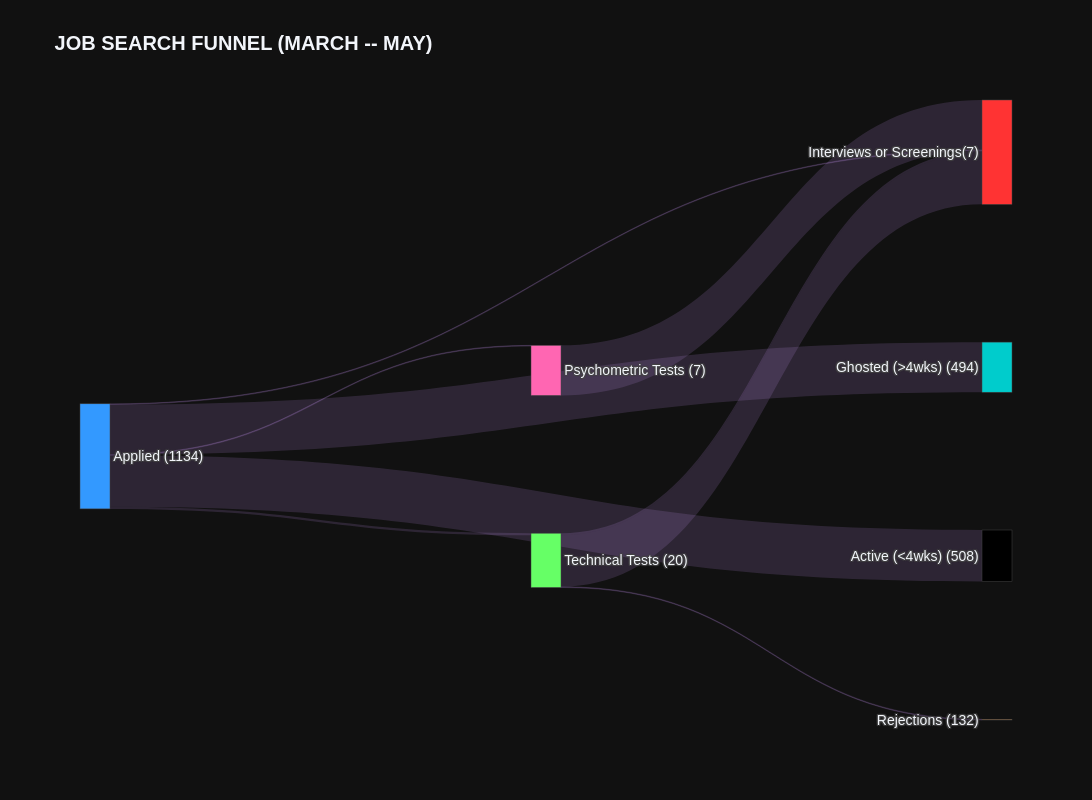

The notebook cell saved with this chart:
### Code cell
import plotly.graph_objects as go
from datetime import datetime, timedelta

# 1. AGGRESSIVE CLEANING & VERIFICATION
# We only count an interview if it has a valid platform or type assigned
verified_funnel = all_applications.mutate(
    # Ensure we are checking lowercase strings for 'none'
    is_valid_interview = (
        (all_applications.has_interview == 1)
    ).cast('int8')
).group_by(["company_clean", "role_clean"]).aggregate(
    has_p_test = all_applications.has_p_test.max(),
    has_t_test = all_applications.has_t_test.max(),
    # Use the new verification flag
    has_interview = _.is_valid_interview.max(), 
    is_rejected = all_applications.is_rejected.max(),
    first_date = all_applications.first_applied_date.min()
)

# 2. CALCULATE VOLUMES
n_total = verified_funnel.count().to_pandas()
n_t_test  = verified_funnel.filter(verified_funnel.has_t_test == 1).count().to_pandas()
n_p_test  = verified_funnel.filter(verified_funnel.has_p_test == 1).count().to_pandas()
n_int   = verified_funnel.filter(verified_funnel.has_interview == 1).count().to_pandas()
n_rej   = verified_funnel.filter(verified_funnel.is_rejected == 1).count().to_pandas()

# Balanced Rejection Splits
rej_after_int = verified_funnel.filter((verified_funnel.has_interview == 1) & (verified_funnel.is_rejected == 1)).count().to_pandas()
rej_after_test = verified_funnel.filter(((verified_funnel.has_t_test == 1) | (verified_funnel.has_p_test == 1)) & (verified_funnel.has_interview == 0) & (verified_funnel.is_rejected == 1)).count().to_pandas()
rej_initial = n_rej - rej_after_int - rej_after_test

# Ghosted/Active Logic (3-week rule)
today_dt = datetime(2026, 5, 10)
ghost_cutoff = today_dt - timedelta(days=21)

# Line 36 should look like this:
n_gho = (
    verified_funnel
    .filter([
        verified_funnel.is_rejected == 0,
        # Cast the column to match the expected comparison unit
        verified_funnel.first_date.cast("timestamp") < ghost_cutoff
    ])
    .count()
    .execute()
)

n_act = n_total - n_rej - n_gho

# 3. THE SANKEY (Slate & Emerald Theme)
# Applied, Tests, Interviews, Rejected, Ghosted, Active
colors = ["#3399FF", "#FF66B2", "#66FF66","#FF3333", "#FF9933", "#00CCCC"]


fig = go.Figure(data=[go.Sankey(
    arrangement = "freeform",
    valueformat = "d",
    node = dict(
      pad = 150, thickness = 30,
      label = [
          f"Applied ({n_total})", #0
          f"Psychometric Tests ({n_p_test})", #1
          f"Technical Tests ({n_t_test})", #2
          f"Interviews or Screenings({n_int})", #3
          f"Rejections ({n_rej})", #4
          f"Ghosted (>4wks) ({n_gho})", #5
          f"Active (<4wks) ({n_act})" #6
      ],
     color = colors
    ),
    link = dict(
      source = [0, 0, 0, 0, 0, 1, 2, 2, 1, 2, 3 ], 
      target = [1, 2, 3, 5, 6, 4, 3, 4, 3, 3, 4 ], 
      value  = [n_p_test, n_t_test, n_int, n_gho, n_act, (n_p_test - n_t_test), (n_t_test),  n_int, n_gho, n_act],
      color = "rgba(204, 153, 255, 0.15)"
    )
)])

fig.update_layout(
    title_text="<b>JOB SEARCH FUNNEL (MARCH -- MAY)</b>",
    template="plotly_dark",
    font=dict(size=14, family="Helvetica"),
    height=800, width=1100
)

print(f"Verified Interviews: {n_int}")
fig.show()

### Figure 1 — Plotly figure (JSON) as saved in the notebook; plotly's stock layout.template omitted (floating-point values rounded to 4 significant figures)
{"data": [{"arrangement": "freeform", "link": {"color": "rgba(204, 153, 255, 0.15)", "source": [0, 0, 0, 0, 0, 1, 2, 2, 1, 2, 3], "target": [1, 2, 3, 5, 6, 4, 3, 4, 3, 3, 4], "value": [7, 20, 7, 494, 508, -13, 20, 7, 494, 508]}, "node": {"color": ["#3399FF", "#FF66B2", "#66FF66", "#FF3333", "#FF9933", "#00CCCC"], "label": ["Applied (1134)", "Psychometric Tests (7)", "Technical Tests (20)", "Interviews or Screenings(7)", "Rejections (132)", "Ghosted (>4wks) (494)", "Active (<4wks) (508)"], "pad": 150, "thickness": 30}, "type": "sankey", "valueformat": "d"}], "layout": {"font": {"family": "Helvetica", "size": 14}, "height": 800, "title": {"text": "<b>JOB SEARCH FUNNEL (MARCH -- MAY)</b>"}, "width": 1100}}
